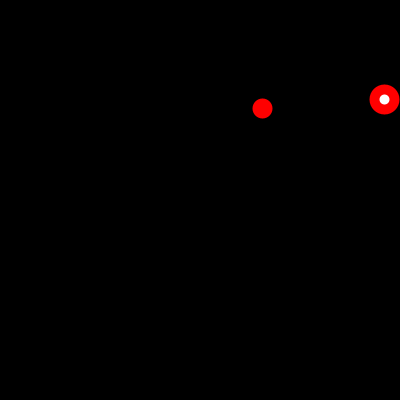
Frame 1 (no input)
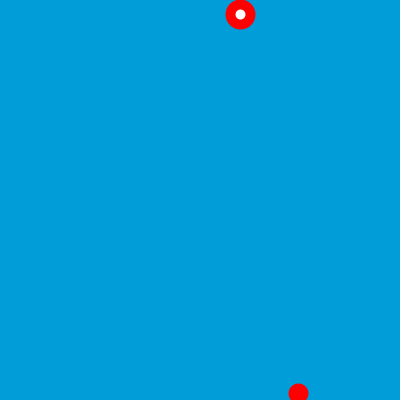
Frame 60 (the mouse pressed at the canvas centre just before this capture)
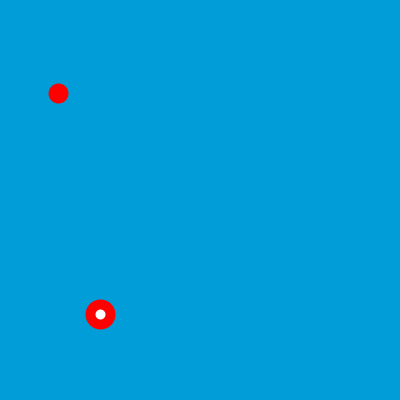
Frame 120 (the mouse held since frame 60 and released just before this capture)

The Processing sketch that drew these frames (run headless with seeded random() and noise(); from frame 60 on, the mouse is pressed at the canvas centre):

// Processing sketch: processing_57956
// ── processing_57956.pde

//homework 7
//copyright 2012 kathryn thomas

float bx, by, bdia, bxSpeed, bySpeed;
float wx, wy, wdia, wxSpeed, wySpeed;
float colR,colG,colB;

void setup ()
{
  smooth ();
  background (0, 0, 0);
  size (400, 400); 
  bx=random(width);
  by= random(height);
  bdia= 10;
  bxSpeed=4;
  bySpeed=5;
  
  wx=random(width);
  wy= random(height);
  wdia= 20;
  wxSpeed=4;
  wySpeed=5;


}

void draw ()
{
 background (colR, colG, colB);
 bounceTarget();
 wrapTarget();
 collision();
}

void wrapTarget ()
{
  wx=wx+wxSpeed;
  if (wx > width - wdia/2 || wx < + wdia/2) {
    wx = wx - (0.95*width);
  }

  wy=wy+wySpeed;
  if (wy > height - wdia/2 || wy < + wdia/2) {
    wy = wy - (0.95*height);
  }
  strokeWeight (5);
  stroke (255, 0, 0);
  fill (random(255),random(255),random(255));
  drawTarget (wx, wy, wdia);

}

void bounceTarget ()
{
  bx=bxSpeed+bx;
  if(bx > width - bdia/2 || bx < + bdia/2) {
   bxSpeed = -bxSpeed; 
  }
  
  by=bySpeed+by;
  if(by > height - bdia/2 || by < + bdia/2) {
  bySpeed = -bySpeed;
  }
  strokeWeight (5);
  stroke (255, 0, 0);
  fill (255, 255, 255);
  drawTarget (bx, by, bdia);

}


void drawTarget (float x, float y, float dia)
{
  fill(255, 255, 255);
  stroke(255, 0, 0);
  strokeWeight(10);
  ellipse(x, y, dia, dia);
}

void collision()
{
 if(abs(bx-wx) < wdia/2 && abs(by-wy) < wdia/2)
  {
  colR=255;
  colG=205;
  colB=51;
  } 
  else
  {
  colR=0;
  colG=157;
  colB=217;
  }
}
